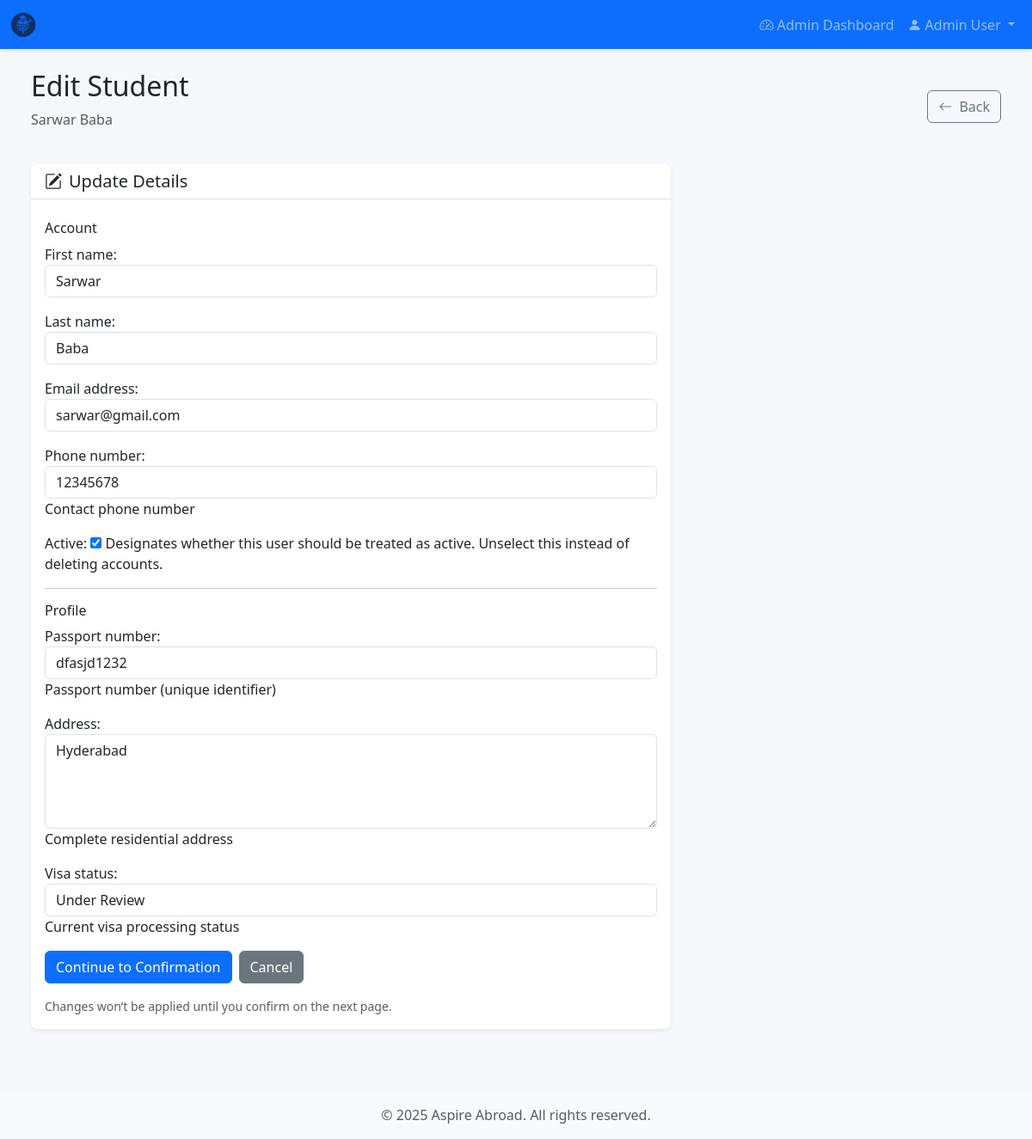
The page /students/admin/student/1/edit/ (signed in) on the database as committed earlier.
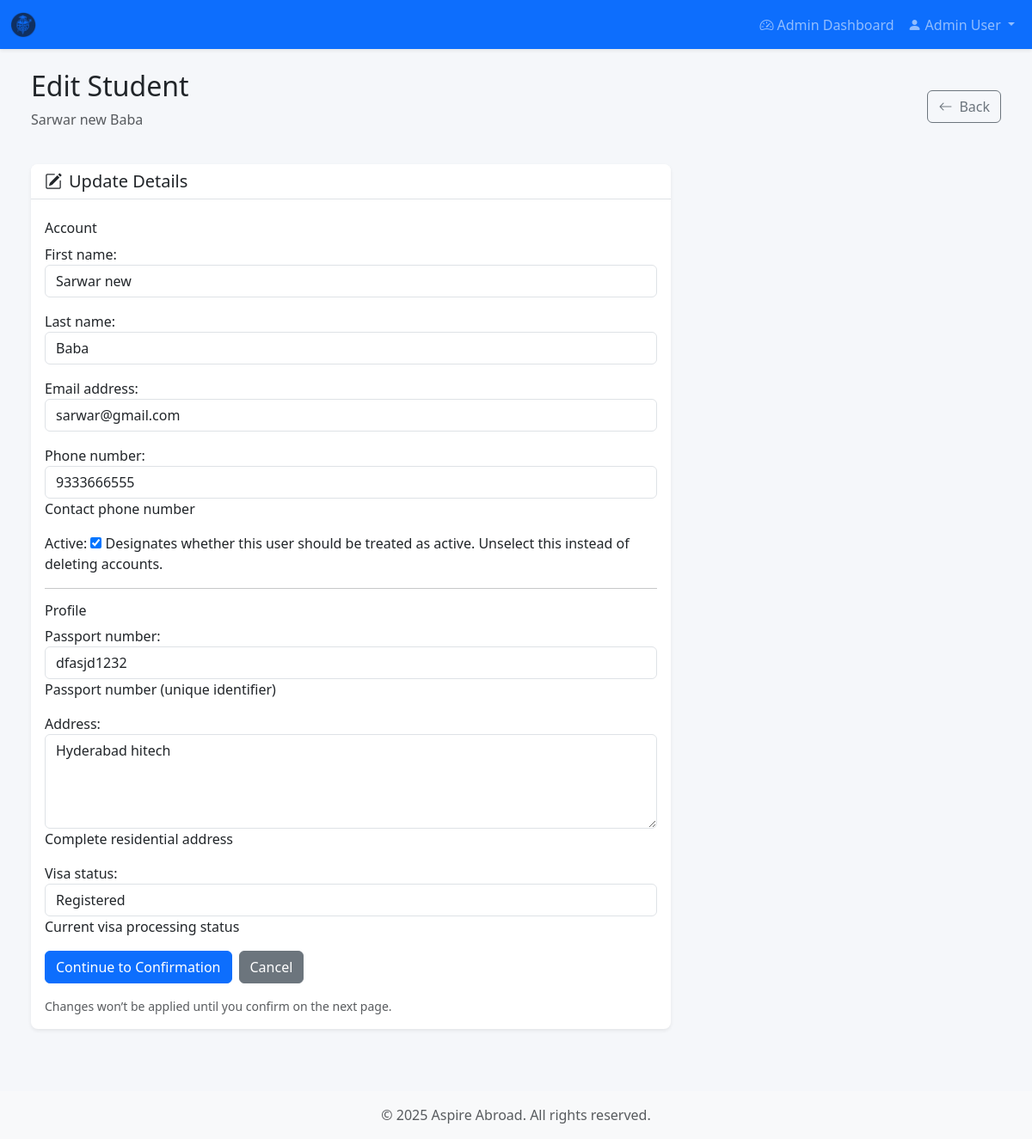
The same page on the database as committed later.
### students/models.py (models this page shows, shortened)
class StudentProfile(models.Model):
    STATUS_CHOICES = [
        ('REGISTERED', 'Registered'),
        ('DOCUMENTS_SUBMITTED', 'Documents Submitted'),
        ('UNDER_REVIEW', 'Under Review'),
        ('APPROVED', 'Approved'),
        ('REJECTED', 'Rejected'),
    ]
    user = models.OneToOneField(
        settings.AUTH_USER_MODEL,
        on_delete=models.CASCADE,
        related_name='student_profile'
    )
    photo = models.ImageField(
        upload_to=student_photo_path,
        blank=True,
        null=True,
        help_text='Student passport-size photo'
    )
    passport_number = models.CharField(
        max_length=20,
        unique=True,
        blank=True,
        null=True,
        help_text='Passport number (unique identifier)'
    )
    address = models.TextField(
        blank=True,
        null=True,
        help_text='Complete residential address'
    )
    created_at = models.DateTimeField(auto_now_add=True)
    updated_at = models.DateTimeField(auto_now=True)
    visa_status = models.CharField(
        max_length=20,
        choices=STATUS_CHOICES,
        default='REGISTERED',
        help_text='Current visa processing status'
    )
    class Meta:
        verbose_name = 'Student Profile'
        verbose_name_plural = 'Student Profiles'
        ordering = ['-created_at']

### accounts/models.py (models this page shows, shortened)
class User(AbstractUser):
    ROLE_CHOICES = [
        ('STUDENT', 'Student'),
        ('ADMIN', 'Admin'),
    ]
    role = models.CharField(
        max_length=10,
        choices=ROLE_CHOICES,
        default='STUDENT',
        help_text='User role: Student or Admin'
    )
    phone_number = models.CharField(
        max_length=15,
        blank=True,
        null=True,
        help_text='Contact phone number'
    )
    created_at = models.DateTimeField(auto_now_add=True)
    updated_at = models.DateTimeField(auto_now=True)
    objects = CustomUserManager()
    class Meta:
        verbose_name = 'User'
        verbose_name_plural = 'Users'
        ordering = ['-created_at']
    def is_admin(self):
        return self.role == 'ADMIN'

### students/views.py (the view)
# urls.py: path('admin/student/<int:student_id>/edit/', views.admin_student_edit, name='admin_student_edit'),
@login_required
@user_passes_test(is_admin)
def admin_student_edit(request, student_id):
    student_profile = get_object_or_404(StudentProfile, id=student_id)
    user_obj = student_profile.user
    if user_obj.is_admin() or user_obj.is_superuser:
        messages.error(request, 'You cannot edit an admin account from this page.')
        return redirect('students:student_detail', student_id=student_id)
    session_key = f'admin_student_edit_pending_{student_id}'
    if request.method == 'POST':
        user_form = AdminUserUpdateForm(request.POST, instance=user_obj)
        profile_form = AdminStudentProfileUpdateForm(request.POST, instance=student_profile)
        if user_form.is_valid() and profile_form.is_valid():
            request.session[session_key] = {
                'user': user_form.cleaned_data,
                'profile': profile_form.cleaned_data,
            }
            request.session.modified = True
            return redirect('students:admin_student_edit_confirm', student_id=student_id)
    else:
        user_form = AdminUserUpdateForm(instance=user_obj)
        profile_form = AdminStudentProfileUpdateForm(instance=student_profile)
    return render(request, 'students/admin_student_edit.html', {
        'student': student_profile,
        'user_form': user_form,
        'profile_form': profile_form,
    })

### students/forms.py
class AdminUserUpdateForm(forms.ModelForm):
    class Meta:
        model = User
        fields = ['first_name', 'last_name', 'email', 'phone_number', 'is_active']
        widgets = {
            'first_name': forms.TextInput(attrs={'class': 'form-control'}),
            'last_name': forms.TextInput(attrs={'class': 'form-control'}),
            'email': forms.EmailInput(attrs={'class': 'form-control'}),
            'phone_number': forms.TextInput(attrs={'class': 'form-control'}),
        }

class AdminStudentProfileUpdateForm(forms.ModelForm):
    class Meta:
        model = StudentProfile
        fields = ['passport_number', 'address', 'visa_status']
        widgets = {
            'passport_number': forms.TextInput(attrs={'class': 'form-control'}),
            'address': forms.Textarea(attrs={'class': 'form-control', 'rows': 4}),
            'visa_status': forms.Select(attrs={'class': 'form-control'}),
        }

### students/views.py (called while the page is built)
def is_admin(user):
    return user.is_authenticated and user.is_admin()

### templates/students/admin_student_edit.html (shortened to what this page needs)
{% extends 'base.html' %}
{% load crispy_forms_tags %}
{% block content %}
<div class="container-fluid px-4">
    <div class="d-flex justify-content-between align-items-center mb-4">
        <div>
            <h2>Edit Student</h2>
            <p class="text-muted">{{ student.user.get_full_name|default:student.user.username }}</p>
        </div>
        <a href="{% url 'students:student_detail' student.id %}" class="btn btn-outline-secondary">
            <i class="bi bi-arrow-left me-2"></i>Back
        </a>
    </div>
    <div class="row">
        <div class="col-lg-8">
            <div class="card shadow-sm border-0">
                <div class="card-header bg-white border-bottom">
                    <h5 class="mb-0"><i class="bi bi-pencil-square me-2"></i>Update Details</h5>
                </div>
                <div class="card-body">
                    <form method="post">
                        <h6 class="mt-2">Account</h6>
                        {{ user_form.as_p }}
                        <hr>
                        <h6>Profile</h6>
                        {{ profile_form.as_p }}
                        <div class="d-flex gap-2 mt-3">
                            <button type="submit" class="btn btn-primary">
                                Continue to Confirmation
                            </button>
                            <a href="{% url 'students:student_detail' student.id %}" class="btn btn-secondary">
                                Cancel
                            </a>
                        </div>
                    </form>
                    <div class="small text-muted mt-3">
                        Changes won’t be applied until you confirm on the next page.
                    </div>
                </div>
            </div>
        </div>
    </div>
</div>
{% endblock %}

Rows that differ between the two databases and show on the page:
changed StudentProfile "dfasjd1232": user.get_full_name "Sarwar Baba" → "Sarwar new Baba"; address "Hyderabad" → "Hyderabad hitech"; visa_status "Under Review" → "Registered"
changed User "Baba": first_name "Sarwar" → "Sarwar new"; phone_number "12345678" → "9333666555"
